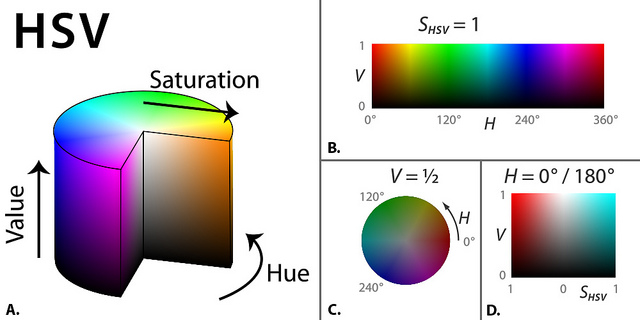
#> input picture hsv_colorspace.jpg, 640 x 320 px, given in place of the camera
$ python webcam_sketch_miniproject.py
#> lines starting #> are read from the running program, lines starting #| are printed output that depends on the picture
#> further down, frame is the input picture: shape (320, 640, 3); mean B, G, R 199.5, 195.8, 199.5
# -*- coding: utf-8 -*-
"""
Created on Tue Nov 22 16:57:28 2016

@author: Karthick Perumal
"""

import cv2
import numpy as np

## Our sketch generating functuion
def sketch(image):
    #convert image to grayscale
    img_gray = cv2.cvtColor(image, cv2.COLOR_BGR2GRAY)
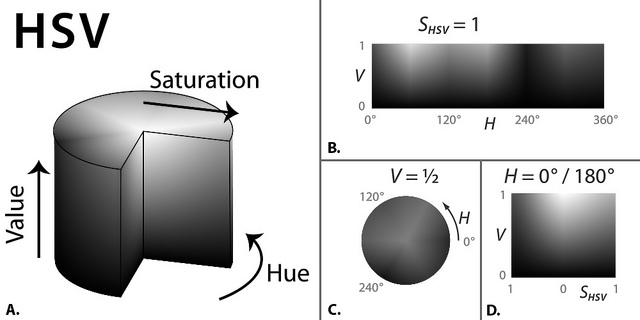
#> img_gray: shape (320, 640); min 0, max 255, mean 197.3

    # Clean up image using Gaussian Blur
    img_gray_blur = cv2.GaussianBlur(img_gray, (5, 5), 0)
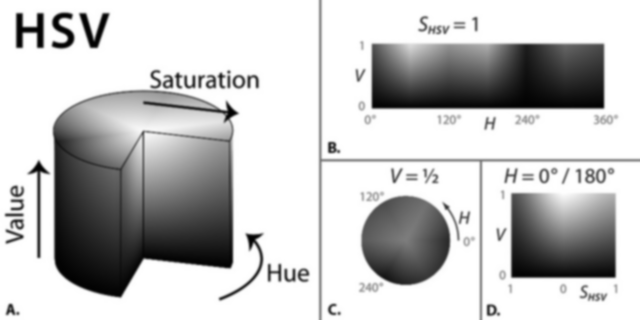
#> img_gray_blur: shape (320, 640); min 1, max 255, mean 197.3

    # Extract edges
    canny_edges = cv2.Canny(img_gray_blur, 10, 70) ## Feel free to change the thresholds depending on lighting conditions
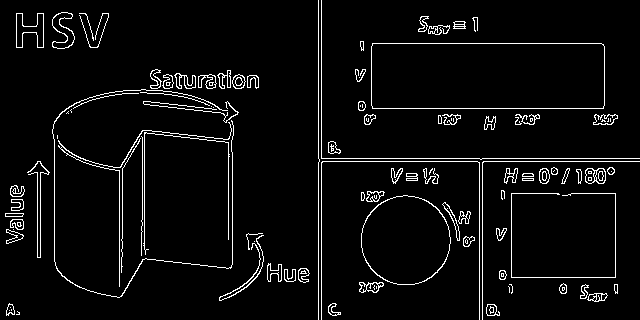
#> canny_edges: shape (320, 640); 4.7% white in thin lines or dots

    ## Do an invert binarize on the image
    ret, mask = cv2.threshold(canny_edges, 70, 255, cv2.THRESH_BINARY_INV) ## can play with the threshold parameter. In principle we could use other threshold functions
#> mask: shape (320, 640); 95.3% white; black in thin lines or dots
    return mask

### Initialize webcam, cap if the object provided by VideoCapture
### It contains a boolean indicating if it was successful (ret)
### It also contains the images collected from the webcam (frame)
cap = cv2.VideoCapture(0)

while True:
    ret, frame = cap.read()
    cv2.imshow('Our Live Sketcher', sketch(frame))
    if cv2.waitKey(1) == 13: ### 13 is the Enter Key
#> (key Esc is pressed here)
        break

## Release camera and close windows
cap.release()   # When using a webcam, it is necessary to do cap.release() to close the videocapture
cv2.destroyAllWindows()
